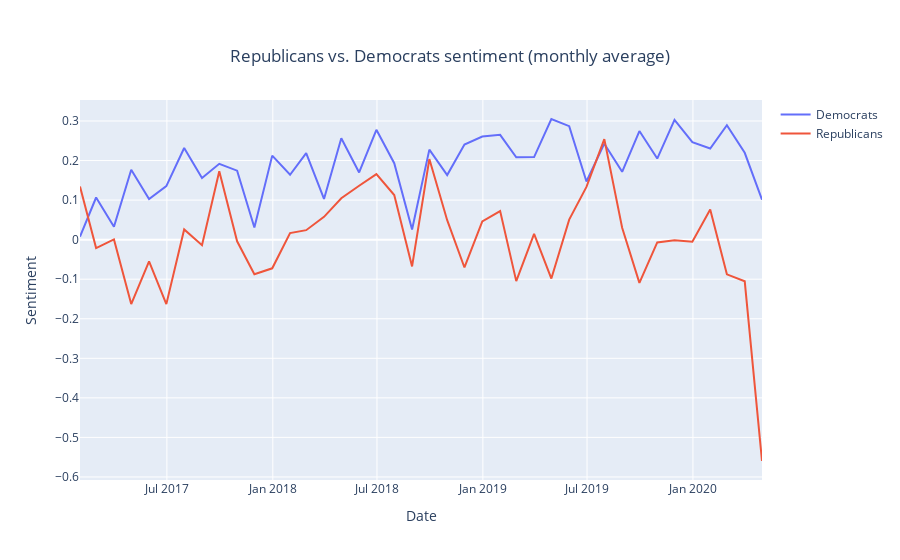

This figure's notebook cell:
### Code cell
# plot sentiment
plot_republicans_democrats_sentiment(parties_mean)
